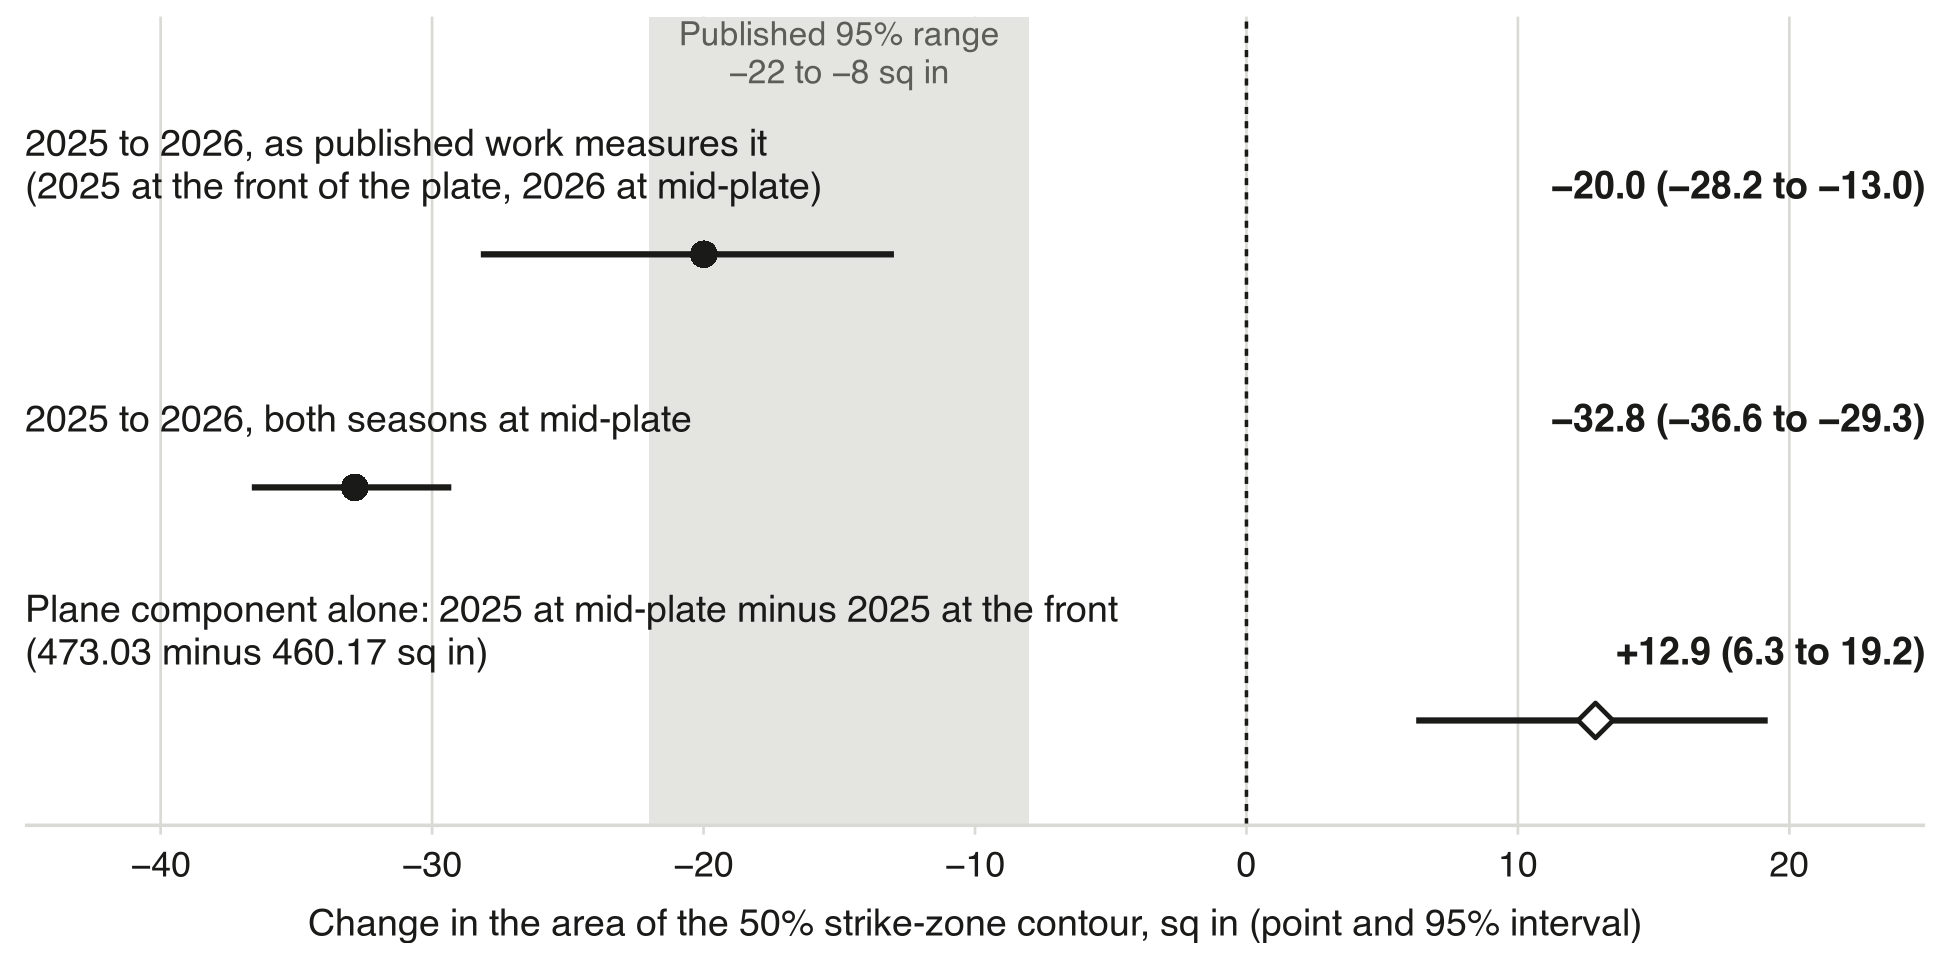

Recreate this plot in R.
#!/usr/bin/env Rscript
# Candidate exhibit: plane-convention-vs-corrected (figure).
# The 2025-to-2026 zone-area change under the published convention
# (2025 at the front of the plate, 2026 at mid-plate) and with both
# seasons at mid-plate, plus the plane component alone.
#
# Reads ONLY two committed tables under out/ch1/tab. No fit object is
# loaded and no new fit is made. Every number that appears in the PNG,
# SVG, caption, alt text and data-sources listing is read from a table
# row by this script. Run from the repository root:
#   Rscript abstract/exhibits/plane-convention-vs-corrected/plane-convention-vs-corrected.R

suppressPackageStartupMessages(library(ggplot2))

root <- getwd()
stopifnot(dir.exists(file.path(root, "out", "ch1", "tab")))  # run from the repository root
out_dir <- file.path(root, "abstract", "exhibits", "plane-convention-vs-corrected")
slug <- "plane-convention-vs-corrected"

# ---- sources -----------------------------------------------------------------
src_t4 <- "out/ch1/tab/T4_plane_component.csv"
src_t9 <- "out/ch1/tab/T9_published_comparison.csv"

t4 <- read.csv(file.path(root, src_t4), stringsAsFactors = FALSE)
t9 <- read.csv(file.path(root, src_t9), stringsAsFactors = FALSE)

a4 <- t4[t4$estimand == "area_sqin", ]
a9 <- t9[t9$quantity == "area_sqin", ]
stopifnot(nrow(a4) == 1, nrow(a9) == 1, a4$units == "sq in")

# Columns read from T4_plane_component.csv, row estimand == "area_sqin"
pub_pt <- a4$published_convention_change_point
pub_lo <- a4$published_convention_change_lo95
pub_hi <- a4$published_convention_change_hi95
cor_pt <- a4$corrected_change_point
cor_lo <- a4$corrected_change_lo95
cor_hi <- a4$corrected_change_hi95
pl_pt  <- a4$point
pl_lo  <- a4$lo95
pl_hi  <- a4$hi95
th_mid   <- a4$theta_2025_mid
th_front <- a4$theta_2025_front

# Columns read from T9_published_comparison.csv, row quantity == "area_sqin"
band_lo <- a9$published_lo95
band_hi <- a9$published_hi95
convention_text <- a9$published_convention

# Consistency guards: the two tables carry the same change columns.
stopifnot(isTRUE(all.equal(pub_pt, a9$published_convention_change_point)),
          isTRUE(all.equal(cor_pt, a9$corrected_change_point)),
          isTRUE(all.equal(pl_pt, a9$plane_component_point)),
          band_lo < band_hi)

# ---- formatting ----------------------------------------------------------------
f1 <- function(x) {
  s <- formatC(x, format = "f", digits = 1)
  gsub("-", "−", s, fixed = TRUE)
}
fint <- function(pt, lo, hi) sprintf("%s (%s to %s)", f1(pt), f1(lo), f1(hi))
fsigned <- function(x) if (x > 0) paste0("+", f1(x)) else f1(x)
f0 <- function(x) gsub("-", "−", formatC(x, format = "f", digits = 0), fixed = TRUE)
f2 <- function(x) gsub("-", "−", formatC(x, format = "f", digits = 2), fixed = TRUE)

rows <- data.frame(
  y = c(3, 2, 1),
  kind = c("change", "change", "plane"),
  point = c(pub_pt, cor_pt, pl_pt),
  lo = c(pub_lo, cor_lo, pl_lo),
  hi = c(pub_hi, cor_hi, pl_hi),
  label = c(
    "2025 to 2026, as published work measures it\n(2025 at the front of the plate, 2026 at mid-plate)",
    "2025 to 2026, both seasons at mid-plate",
    sprintf("Plane component alone: 2025 at mid-plate minus 2025 at the front\n(%s minus %s sq in)",
            f2(th_mid), f2(th_front))
  ),
  stringsAsFactors = FALSE
)
rows$value <- mapply(function(p, l, h) fint(p, l, h), rows$point, rows$lo, rows$hi)
rows$value[3] <- paste0("+", rows$value[3])

# ---- figure ------------------------------------------------------------------
ink   <- "#1a1a19"
band  <- "#e4e4e1"
grid  <- "#d9d9d6"
muted <- "#5c5c58"

x_min <- -45
x_max <- 25
lab_dy <- 0.24           # label block sits this far above the interval
top_y <- 4.02

p <- ggplot(rows) +
  annotate("rect", xmin = band_lo, xmax = band_hi, ymin = 0.55, ymax = top_y,
           fill = band, colour = NA) +
  annotate("text", x = (band_lo + band_hi) / 2, y = top_y - 0.02,
           label = sprintf("Published 95%% range\n%s to %s sq in", f0(band_lo), f0(band_hi)),
           size = 8 / .pt, colour = muted, vjust = 1, lineheight = 0.95) +
  geom_vline(xintercept = 0, linetype = "22", colour = ink, linewidth = 0.4) +
  geom_segment(aes(x = lo, xend = hi, y = y, yend = y), colour = ink, linewidth = 0.7,
               lineend = "butt") +
  geom_point(aes(x = point, y = y, shape = kind), colour = ink, fill = "white",
             size = 2.6, stroke = 0.8) +
  geom_text(aes(x = x_min, y = y + lab_dy, label = label), hjust = 0, vjust = 0,
            size = 9 / .pt, colour = ink, lineheight = 0.95) +
  geom_text(aes(x = x_max, y = y + lab_dy, label = value), hjust = 1, vjust = 0,
            size = 9 / .pt, colour = ink, fontface = "bold") +
  scale_shape_manual(values = c(change = 16, plane = 23), guide = "none") +
  scale_x_continuous(limits = c(x_min, x_max), breaks = seq(-40, 20, by = 10),
                     labels = function(b) gsub("-", "−", b, fixed = TRUE),
                     expand = c(0, 0)) +
  scale_y_continuous(limits = c(0.55, top_y), expand = c(0, 0)) +
  labs(x = "Change in the area of the 50% strike-zone contour, sq in (point and 95% interval)",
       y = NULL) +
  theme_minimal(base_size = 9, base_family = "Helvetica") +
  theme(
    panel.grid.major.y = element_blank(),
    panel.grid.minor = element_blank(),
    panel.grid.major.x = element_line(colour = grid, linewidth = 0.3),
    axis.text.y = element_blank(),
    axis.ticks.y = element_blank(),
    axis.text.x = element_text(colour = ink, size = 8.5),
    axis.title.x = element_text(colour = ink, size = 9, margin = margin(t = 6)),
    axis.ticks.x = element_line(colour = grid, linewidth = 0.3),
    axis.line.x = element_line(colour = grid, linewidth = 0.4),
    plot.background = element_rect(fill = "white", colour = NA),
    panel.background = element_rect(fill = "white", colour = NA),
    plot.margin = margin(t = 4, r = 6, b = 4, l = 6)
  )

w_in <- 6.5
h_in <- 3.2
ggsave(file.path(out_dir, paste0(slug, ".png")), p, width = w_in, height = h_in,
       units = "in", dpi = 300, device = grDevices::png, type = "cairo", bg = "white")
ggsave(file.path(out_dir, paste0(slug, ".svg")), p, width = w_in, height = h_in,
       units = "in", device = grDevices::svg, bg = "white")

# ---- caption, alt text, data sources (numbers from the same rows) ------------
caption <- sprintf(paste(
  "Change in strike-zone area, 2025 to 2026, as published work measures it",
  "(2025 at the front of the plate, 2026 at mid-plate) and with both seasons at",
  "mid-plate. The plane component is 2025 read at mid-plate minus at the front.",
  "Points with 95%% intervals; the grey band is the published range of %s to %s sq in."),
  f0(band_lo), f0(band_hi))
stopifnot(length(strsplit(caption, "\\s+")[[1]]) < 60)
writeLines(caption, file.path(out_dir, "caption.md"))

alt <- sprintf(paste(
  "Dot-and-interval chart of three quantities in square inches with a dashed line at zero",
  "and a grey band from %s to %s marked as the published 95%% range.",
  "2025 to 2026 as published work measures it, 2025 at the front of the plate and 2026 at mid-plate: %s.",
  "2025 to 2026 with both seasons at mid-plate: %s.",
  "Plane component alone, 2025 at mid-plate minus 2025 at the front: %s."),
  f0(band_lo), f0(band_hi), rows$value[1], rows$value[2], rows$value[3])
stopifnot(nchar(alt) >= 40)
writeLines(alt, file.path(out_dir, "alt.txt"))

ds <- c(
  "# Data sources for plane-convention-vs-corrected",
  "",
  "Every number on the figure, in the caption and in the alt text is read by",
  "`plane-convention-vs-corrected.R` from the rows and columns below. No fit object",
  "is loaded; no new fit is made; no per-game, per-pitch, per-player or per-umpire",
  "datum is read. Values are printed to one decimal (band limits to zero decimals; the two 2025",
  "area levels in the row 3 label to two decimals, so their difference rounds to the",
  "printed plane component).",
  "",
  sprintf("## `%s`, row `estimand == \"area_sqin\"` (units column: `%s`)", src_t4, a4$units),
  "",
  "| column | value | where it appears |",
  "|---|---:|---|",
  sprintf("| `published_convention_change_point` | %s | row 1 dot; printed %s |", pub_pt, f1(pub_pt)),
  sprintf("| `published_convention_change_lo95` | %s | row 1 interval; printed %s |", pub_lo, f1(pub_lo)),
  sprintf("| `published_convention_change_hi95` | %s | row 1 interval; printed %s |", pub_hi, f1(pub_hi)),
  sprintf("| `corrected_change_point` | %s | row 2 dot; printed %s |", cor_pt, f1(cor_pt)),
  sprintf("| `corrected_change_lo95` | %s | row 2 interval; printed %s |", cor_lo, f1(cor_lo)),
  sprintf("| `corrected_change_hi95` | %s | row 2 interval; printed %s |", cor_hi, f1(cor_hi)),
  sprintf("| `point` | %s | row 3 diamond; printed +%s |", pl_pt, f1(pl_pt)),
  sprintf("| `lo95` | %s | row 3 interval; printed %s |", pl_lo, f1(pl_lo)),
  sprintf("| `hi95` | %s | row 3 interval; printed %s |", pl_hi, f1(pl_hi)),
  sprintf("| `theta_2025_mid` | %s | row 3 label; printed %s |", th_mid, f2(th_mid)),
  sprintf("| `theta_2025_front` | %s | row 3 label; printed %s |", th_front, f2(th_front)),
  sprintf("| `units` | %s | guard that the row is in sq in |", a4$units),
  "",
  sprintf("## `%s`, row `quantity == \"area_sqin\"`", src_t9),
  "",
  "| column | value | where it appears |",
  "|---|---:|---|",
  sprintf("| `published_lo95` | %s | left edge of the grey band; printed %s |", band_lo, f0(band_lo)),
  sprintf("| `published_hi95` | %s | right edge of the grey band; printed %s |", band_hi, f0(band_hi)),
  sprintf("| `published_convention` | %s | wording of the row 1 label (paraphrased) |", convention_text),
  "| `published_convention_change_point`, `corrected_change_point`, `plane_component_point` | as in T4 | equality guard against the T4 row; not drawn |",
  "",
  "## Numbers that appear, with source",
  "",
  sprintf("- %s: T4 `published_convention_change_point/_lo95/_hi95`.", rows$value[1]),
  sprintf("- %s: T4 `corrected_change_point/_lo95/_hi95`.", rows$value[2]),
  sprintf("- %s: T4 `point/lo95/hi95` (component `plane`).", rows$value[3]),
  sprintf("- %s minus %s sq in: T4 `theta_2025_mid`, `theta_2025_front`.", f2(th_mid), f2(th_front)),
  sprintf("- %s to %s sq in: T9 `published_lo95`, `published_hi95`.", f0(band_lo), f0(band_hi)),
  "- 0: the dashed reference line, not a datum.",
  "- Axis ticks −40 to 20 by 10: axis scale, not data.",
  "",
  "Intervals are 95% throughout, as the column names state. The published range is",
  "the 95% interval reported by the article named in T9 `published_source`; the",
  "article title is not printed on the figure."
)
writeLines(ds, file.path(out_dir, "data-sources.md"))

# Echo the numbers so a reader of the log can compare them with the tables.
cat(sprintf("row 1 published convention: %s\n", rows$value[1]))
cat(sprintf("row 2 both mid-plate:       %s\n", rows$value[2]))
cat(sprintf("row 3 plane component:      %s\n", rows$value[3]))
cat(sprintf("theta_2025 mid/front:       %s / %s\n", f2(th_mid), f2(th_front)))
cat(sprintf("published band:             %s to %s\n", f0(band_lo), f0(band_hi)))
cat(sprintf("caption words: %d; alt chars: %d\n",
            length(strsplit(caption, "\\s+")[[1]]), nchar(alt)))
